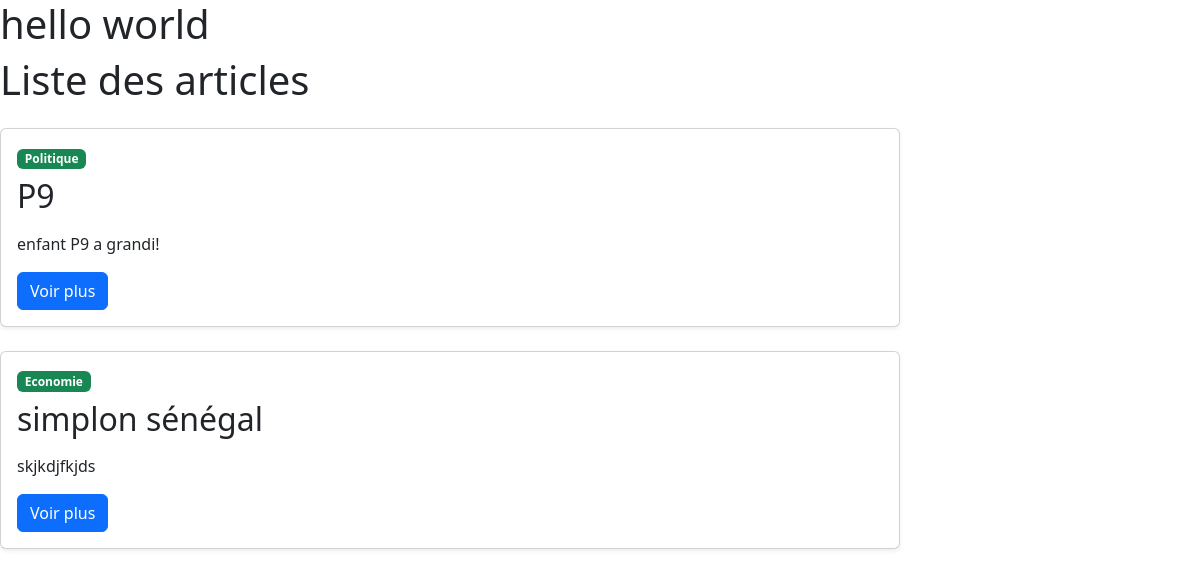
The app's page /blog/articles with its own data.
### blog/models.py (models this page shows, shortened)
class Article(models.Model):
    titre = models.CharField(max_length=100)
    contenu = models.TextField()
    date_publication = models.DateTimeField(auto_now_add=True)
    publier = models.BooleanField(default=False)
    categorie = models.ForeignKey(Categorie, on_delete=models.CASCADE)
    auteur = models.ForeignKey(User, on_delete=models.SET_NULL, null=True)

class Categorie(models.Model):
    nom_categorie = models.CharField(max_length=64)
    description = models.TextField()
    date_creation = models.DateTimeField(auto_now_add=True)
    def __str__(self):
        return self.nom_categorie

### blog/views.py (the view)
# urls.py: path('articles', ArticleListView.as_view(), name='liste_article'),
class ArticleListView(ListView):
    model = Article
    template_name = 'liste_article.html'
    context_object_name = 'articles'

### blog/templates/liste_article.html
{% extends 'base.html' %}
{% block content %}
<h1 class="mb-4">
    Liste des articles
</h1>
{% for article in articles %}
<div class="card shadow-sm mb-4 w-75">
    <div class="card-body">
        <span class="badge bg-success mb-2">
            {{ article.categorie }}
        </span>
        <h2 class="card-title">
            {{ article.titre }}
        </h2>
        <p class="card-text">
            {{ article.contenu|truncatewords:30|linebreaks }}
        </p>
        <a href="{% url 'detail_article' article.id %}"
           class="btn btn-primary">
            Voir plus
        </a>
    </div>
</div>
{% endfor %}
{% endblock %}

### records on screen
Article: categorie "Politique", titre "P9", contenu "enfant P9 a grandi!"
Article: categorie "Economie", titre "simplon sénégal", contenu "skjkdjfkjds"
